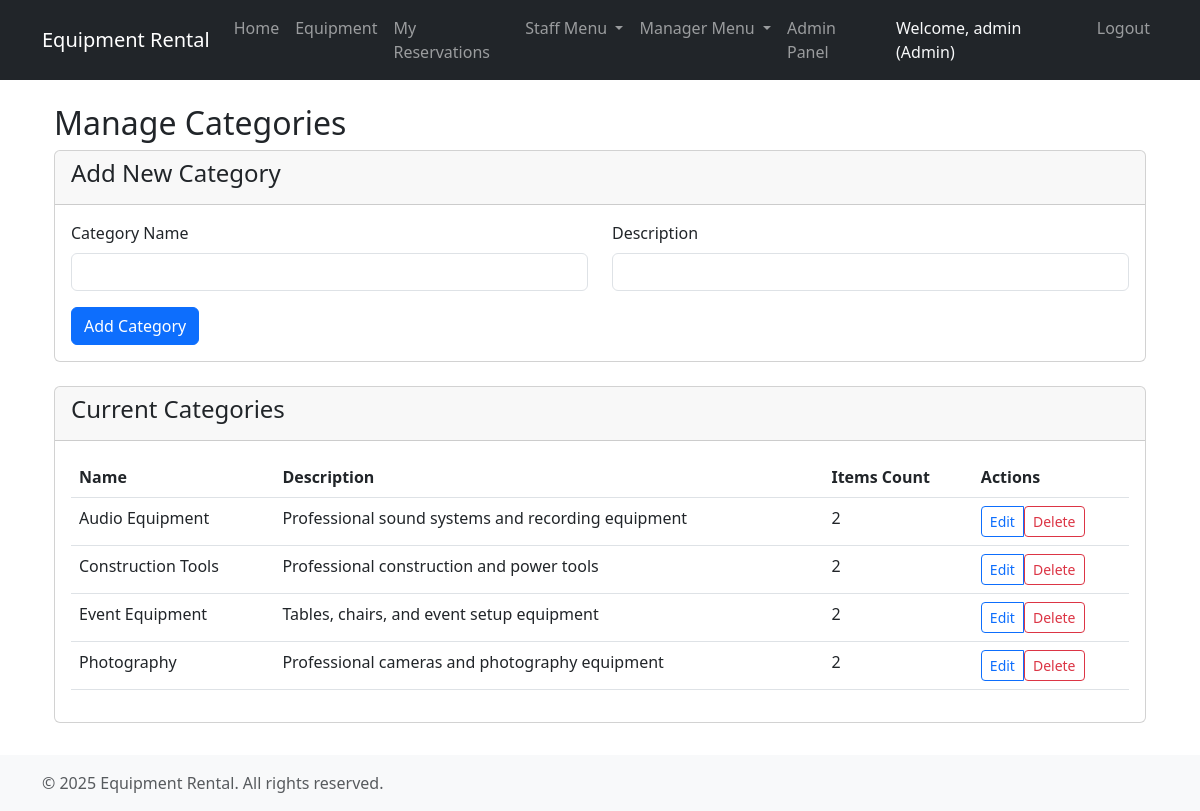
Screenshot of /categories/ (signed in) with the database file from the repository.
### users/models.py (models this page shows, shortened)
class User(AbstractUser):
    email = models.EmailField(unique=True)
    is_active = models.BooleanField(default=True)
    created_at = models.DateTimeField(auto_now_add=True)
    class Meta:
        ordering = ['-created_at']

### core/models.py (models this page shows, shortened)
class UserProfile(models.Model):
    ROLE_CHOICES = [
        ('customer', 'Customer'),
        ('staff', 'Staff'),
        ('manager', 'Manager'),
        ('admin', 'Admin'),
    ]
    user = models.OneToOneField(settings.AUTH_USER_MODEL, on_delete=models.CASCADE)
    role = models.CharField(max_length=20, choices=ROLE_CHOICES, default='customer')
    phone = models.CharField(max_length=15, blank=True)
    created_at = models.DateTimeField(auto_now_add=True)

### inventory/models.py (models this page shows, shortened)
class Category(models.Model):
    name = models.CharField(max_length=100)
    description = models.TextField(blank=True)
    created_at = models.DateTimeField(auto_now_add=True)
    updated_at = models.DateTimeField(auto_now=True)
    class Meta:
        verbose_name_plural = 'Categories'
        ordering = ['name']

### core/views.py (the view, shortened to what this page needs)
# urls.py: path('categories/', manage_categories, name='manage_categories'),
@login_required
@user_passes_test(is_manager, login_url=None, redirect_field_name=None)
def manage_categories(request):
    categories = Category.objects.all()
    return render(request, 'core/manage_categories.html', {
        'categories': categories
    })

### core/views.py (called while the page is built)
def is_manager(user):
    return user.is_authenticated and hasattr(user, 'userprofile') and user.userprofile.role in ['manager', 'admin']

### core/templates/core/manage_categories.html (shortened to what this page needs)
{% extends 'core/base.html' %}
{% block content %}
<div class="container mt-4">
    <h2>Manage Categories</h2>
    <div class="card mb-4">
        <div class="card-header">
            <h4>Add New Category</h4>
        </div>
        <div class="card-body">
            <form method="POST">
                <div class="row">
                    <div class="col-md-6 mb-3">
                        <label for="name" class="form-label">Category Name</label>
                        <input type="text" class="form-control" id="name" name="name" required>
                    </div>
                    <div class="col-md-6 mb-3">
                        <label for="description" class="form-label">Description</label>
                        <input type="text" class="form-control" id="description" name="description">
                    </div>
                </div>
                <button type="submit" class="btn btn-primary">Add Category</button>
            </form>
        </div>
    </div>
    <div class="card">
        <div class="card-header">
            <h4>Current Categories</h4>
        </div>
        <div class="card-body">
            {% if categories %}
            <div class="table-responsive">
                <table class="table table-hover">
                    <thead>
                        <tr>
                            <th>Name</th>
                            <th>Description</th>
                            <th>Items Count</th>
                            <th>Actions</th>
                        </tr>
                    </thead>
                    <tbody>
                        {% for category in categories %}
                        <tr>
                            <td>{{ category.name }}</td>
                            <td>{{ category.description|default:"-" }}</td>
                            <td>{{ category.items.count }}</td>
                            <td>
                                <div class="btn-group" role="group">
                                    <button type="button" class="btn btn-sm btn-outline-primary" data-bs-toggle="modal" data-bs-target="#editModal{{ category.id }}">
                                        Edit
                                    </button>
                                    <form method="POST" class="d-inline">
                                        <button type="submit" class="btn btn-sm btn-outline-danger" onclick="return confirm('Are you sure you want to delete this category?')">
                                            Delete
                                        </button>
                                    </form>
                                </div>
                            </td>
                        </tr>
                        {% endfor %}
                    </tbody>
                </table>
            </div>
            {% else %}
            <p class="text-muted">No categories found.</p>
            {% endif %}
        </div>
    </div>
</div>
{% endblock %}

### core/templates/core/base.html (shortened to what this page needs)
{% load static %}
<!DOCTYPE html>
<html lang="en">
<head>
    <link href="https://cdn.jsdelivr.net/npm/bootstrap@5.3.0/dist/css/bootstrap.min.css" rel="stylesheet">
    <link href="{% static 'css/custom.css' %}" rel="stylesheet">
</head>
<body>
    <nav class="navbar navbar-expand-lg navbar-dark bg-dark">
        <div class="container">
            <a class="navbar-brand" href="{% url 'home' %}">Equipment Rental</a>
            <div class="collapse navbar-collapse" id="navbarNav">
                <ul class="navbar-nav me-auto">
                    <li class="nav-item">
                        <a class="nav-link {% if request.resolver_match.url_name == 'home' %}active{% endif %}" href="{% url 'home' %}">Home</a>
                    </li>
                    <li class="nav-item">
                        <a class="nav-link {% if request.resolver_match.url_name == 'catalog' %}active{% endif %}" href="{% url 'catalog' %}">Equipment</a>
                    </li>
                    {% if user.is_authenticated %}
                    <li class="nav-item">
                        <a class="nav-link {% if request.resolver_match.url_name == 'my_reservations' %}active{% endif %}" href="{% url 'my_reservations' %}">My Reservations</a>
                    </li>
                    {% if user.userprofile.role == 'staff' or user.userprofile.role == 'manager' or user.userprofile.role == 'admin' %}
                    <li class="nav-item dropdown">
                        <a class="nav-link dropdown-toggle" href="#" id="staffDropdown" role="button" data-bs-toggle="dropdown">
                            Staff Menu
                        </a>
                    </li>
                    {% endif %}
                    {% if user.userprofile.role == 'manager' or user.userprofile.role == 'admin' %}
                    <li class="nav-item dropdown">
                        <a class="nav-link dropdown-toggle" href="#" id="managerDropdown" role="button" data-bs-toggle="dropdown">
                            Manager Menu
                        </a>
                    </li>
                    {% endif %}
                    {% endif %}
                </ul>
                <ul class="navbar-nav">
                    {% if user.is_authenticated %}
                        {% if user.userprofile.role == 'admin' %}
                        <li class="nav-item">
                            <a class="nav-link {% if request.resolver_match.url_name == 'admin:index' %}active{% endif %}" href="{% url 'admin:index' %}">Admin Panel</a>
                        </li>
                        {% endif %}
                        <li class="nav-item">
                            <span class="nav-link text-light">Welcome, {{ user.username }} ({{ user.userprofile.get_role_display }})</span>
                        </li>
                        <li class="nav-item">
                            <a class="nav-link" href="{% url 'logout' %}">Logout</a>
                        </li>
                    {% else %}
                        <li class="nav-item">
                            <a class="nav-link {% if request.resolver_match.url_name == 'login' %}active{% endif %}" href="{% url 'login' %}">Login</a>
                        </li>
                    {% endif %}
                </ul>
            </div>
        </div>
    </nav>
    <div class="main-container">
        <div class="container mt-3">
            {% block content %}{% endblock %}
        </div>
    </div>
    <footer class="footer">
        <div class="container">
            <div class="row">
                <div class="col-md-6">
                    <p class="text-muted mb-0">&copy; 2025 Equipment Rental. All rights reserved.</p>
                </div>
            </div>
        </div>
    </footer>
</body>
</html>

### core/templates/core/base.html (style rules this page uses)
body { display: flex; flex-direction: column; min-height: 100vh; overflow-x: hidden; }
.main-container { flex: 1; padding-bottom: 2rem; }
.footer { background-color: #f8f9fa; padding: 1rem 0; margin-top: auto; }

### rows the page displays
User: username "admin", userprofile.role "Admin"
Category: name "Audio Equipment", description "Professional sound systems and recording equipment", items.count "2"
Category: name "Construction Tools", description "Professional construction and power tools", items.count "2"
Category: name "Event Equipment", description "Tables, chairs, and event setup equipment", items.count "2"
Category: name "Photography", description "Professional cameras and photography equipment", items.count "2"
